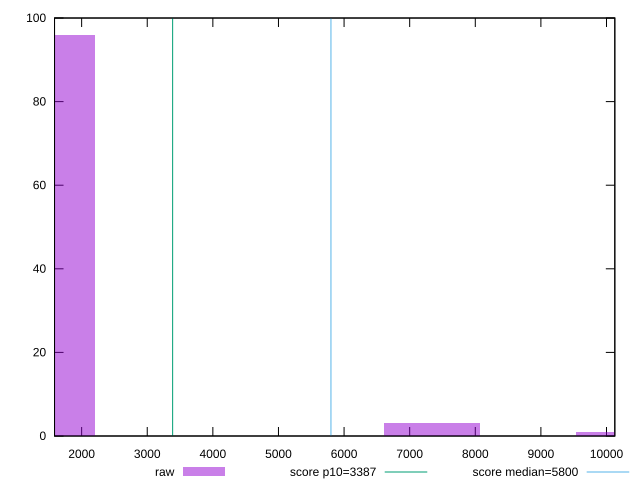

The script that saved this image:
reset

$raw <<EOF
10270.973978852508 1
1467.2819969789298 96
7336.409984894649 3
EOF

set key outside below
set boxwidth 1467.2819969789298
set xrange [1586.844:10126.765263741307]
set yrange [0:100]
set trange [0:100]
set style fill transparent solid 0.5 noborder

set parametric
set terminal svg size 640, 490 enhanced background rgb 'white'
set output "reports/report_00031_2021-02-24T23-18-18.084Z/speed-index/samples/card/raw/histogram.svg"

plot $raw title "raw" with boxes, \
     3387,t title "score p10=3387", \
     5800,t title "score median=5800"

reset
